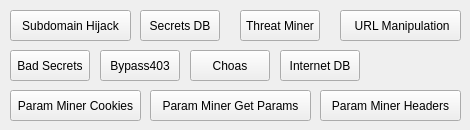
   <widget class="QWidget" name="vulnerabilities_tab_widget">
    <attribute name="title">
     <string>Vulnerabilities</string>
    </attribute>
    <widget class="QPushButton" name="gather_bypass_403_button">
     <property name="geometry">
      <rect>
       <x>100</x>
       <y>50</y>
       <width>80</width>
       <height>31</height>
      </rect>
     </property>
     <property name="text">
      <string>Bypass403</string>
     </property>
    </widget>
    <widget class="QPushButton" name="gather_internet_db_button">
     <property name="geometry">
      <rect>
       <x>280</x>
       <y>50</y>
       <width>80</width>
       <height>31</height>
      </rect>
     </property>
     <property name="text">
      <string>Internet DB</string>
     </property>
    </widget>
    <widget class="QPushButton" name="gather_choas_button">
     <property name="geometry">
      <rect>
       <x>190</x>
       <y>50</y>
       <width>80</width>
       <height>31</height>
      </rect>
     </property>
     <property name="text">
      <string>Choas</string>
     </property>
    </widget>
    <widget class="QPushButton" name="gather_subdomain_hijack_button">
     <property name="geometry">
      <rect>
       <x>10</x>
       <y>10</y>
       <width>121</width>
       <height>31</height>
      </rect>
     </property>
     <property name="text">
      <string>Subdomain Hijack</string>
     </property>
    </widget>
    <widget class="QPushButton" name="gather_secrets_db_button">
     <property name="geometry">
      <rect>
       <x>140</x>
       <y>10</y>
       <width>80</width>
       <height>31</height>
      </rect>
     </property>
     <property name="text">
      <string>Secrets DB</string>
     </property>
    </widget>
    <widget class="QPushButton" name="gather_url_manipulation_button">
     <property name="geometry">
      <rect>
       <x>340</x>
       <y>10</y>
       <width>121</width>
       <height>31</height>
      </rect>
     </property>
     <property name="text">
      <string> URL Manipulation</string>
     </property>
    </widget>
    <widget class="QPushButton" name="gather_bad_secrets_button">
     <property name="geometry">
      <rect>
       <x>10</x>
       <y>50</y>
       <width>80</width>
       <height>31</height>
      </rect>
     </property>
     <property name="text">
      <string>Bad Secrets</string>
     </property>
    </widget>
    <widget class="QPushButton" name="gather_threat_miner_button">
     <property name="geometry">
      <rect>
       <x>240</x>
       <y>10</y>
       <width>80</width>
       <height>31</height>
      </rect>
     </property>
     <property name="text">
      <string>Threat Miner</string>
     </property>
    </widget>
    <widget class="QPushButton" name="gather_paramma_miner_get_params_button">
     <property name="geometry">
      <rect>
       <x>150</x>
       <y>90</y>
       <width>161</width>
       <height>31</height>
      </rect>
     </property>
     <property name="text">
      <string>Param Miner Get Params</string>
     </property>
    </widget>
    <widget class="QPushButton" name="gather_parama_minner_cookies_button">
     <property name="geometry">
      <rect>
       <x>10</x>
       <y>90</y>
       <width>131</width>
       <height>31</height>
      </rect>
     </property>
     <property name="text">
      <string>Param Miner Cookies</string>
     </property>
    </widget>
    <widget class="QPushButton" name="gather_paramma_miners_headers_button">
     <property name="geometry">
      <rect>
       <x>320</x>
       <y>90</y>
       <width>141</width>
       <height>31</height>
      </rect>
     </property>
     <property name="text">
      <string>Param Miner Headers</string>
     </property>
    </widget>
   </widget>
